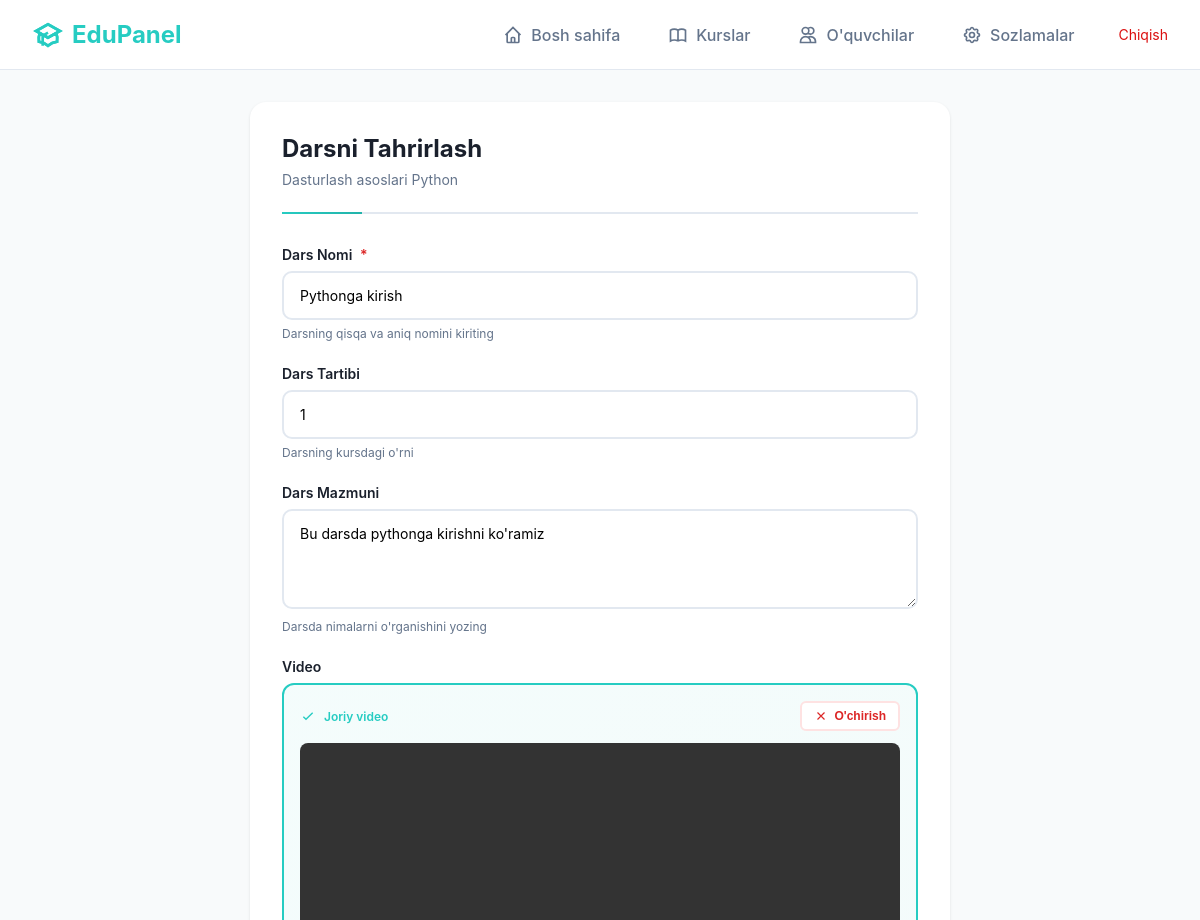
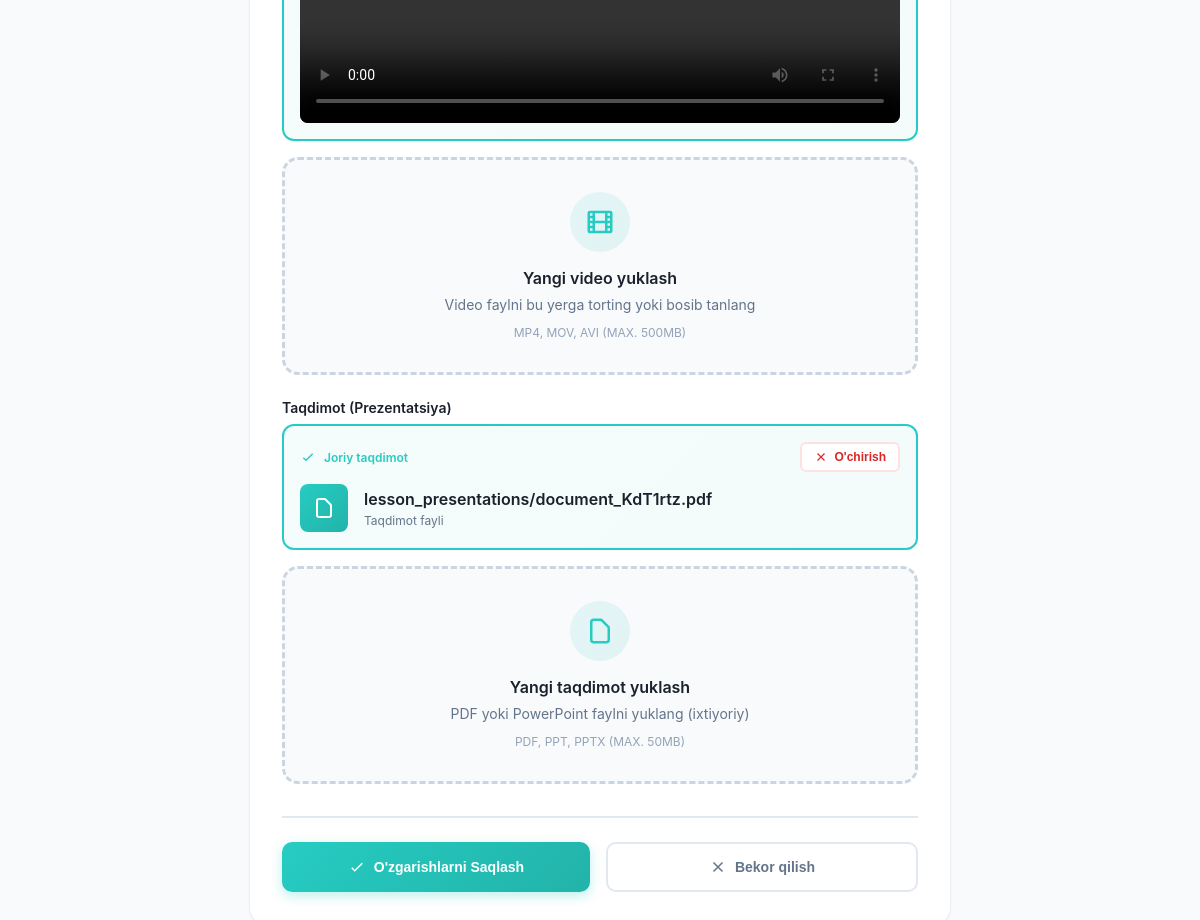
Page /teacher/lessons/1/edit/ (signed in) on the committed database (2 pictures, top to bottom).
### front/models.py (models this page shows, shortened)
class Lesson(models.Model):
    course = models.ForeignKey(Course, on_delete=models.CASCADE, related_name='lessons')
    order = models.PositiveIntegerField(default=0, help_text='Order of lesson inside the course')
    title = models.CharField(max_length=255)
    content = models.TextField(blank=True)
    video_url = models.URLField(blank=True, null=True)
    presentation_file = models.FileField(upload_to='lesson_presentations/', blank=True, null=True)
    created_at = models.DateTimeField(auto_now_add=True)
    updated_at = models.DateTimeField(auto_now=True)
    class Meta:
        ordering = ['order']
        unique_together = (('course', 'order'),)
        verbose_name = "Dars"
        verbose_name_plural = "Darslar"

class Course(models.Model):
    TYPE_OPEN = 'open'
    TYPE_CLOSED = 'closed'
    TYPE_CHOICES = [(TYPE_OPEN, 'Open'), (TYPE_CLOSED, 'Closed')]
    background_image = models.ImageField(upload_to='course_backgrounds/', blank=True, null=True)
    title = models.CharField(max_length=255)
    subject = models.CharField(max_length=255, null=True, blank=True)
    grade = models.CharField(max_length=50, null=True, blank=True)
    description = models.TextField(blank=True)
    type = models.CharField(max_length=10, choices=TYPE_CHOICES, default=TYPE_OPEN)
    category = models.ForeignKey(CourseCategory, on_delete=models.SET_NULL, null=True, blank=True, related_name='courses')
    teacher = models.ForeignKey(CustomUser, on_delete=models.CASCADE, related_name='courses')
    created_at = models.DateTimeField(auto_now_add=True)
    updated_at = models.DateTimeField(auto_now=True)
    class Meta:
        ordering = ['-created_at']
        indexes = [models.Index(fields=['teacher']), models.Index(fields=['type'])]
        verbose_name = "Kurs"
        verbose_name_plural = "Kurslar"

### teacher/views.py (the view, shortened to what this page needs)
# urls.py: path('lessons/<int:lesson_id>/edit/', views.edit_lesson, name='edit_lesson'),
@teacher_required
def edit_lesson(request, lesson_id):
    lesson = get_object_or_404(Lesson, id=lesson_id, course__teacher=request.user)
    return render(request, 'teacher/edit_lesson.html', {'lesson': lesson})

### teacher/views.py (called while the page is built)
def teacher_required(view_func):
    @wraps(view_func)
    def wrapper(request, *args, **kwargs):
        if not request.user.is_authenticated:
            return redirect('teacher:login')
        if request.user.user_type != UserType.TEACHER:
            messages.error(request, 'Faqat o\'qituvchilar kirishi mumkin!')
            logout(request)
            return redirect('teacher:login')
        return view_func(request, *args, **kwargs)
    return wrapper

### templates/teacher/edit_lesson.html (shortened to what this page needs)
{% extends 'teacher/base.html' %}
{% block content %}
<div class="form-container">
    <form method="POST" enctype="multipart/form-data" id="lessonForm">
        <div class="form-card">
            <div class="form-header">
                <h2 class="form-title">Darsni Tahrirlash</h2>
                <p class="form-subtitle">{{ lesson.course.title }}</p>
            </div>
            <div class="form-group">
                <label class="form-label">
                    Dars Nomi
                    <span class="required">*</span>
                </label>
                <input
                    type="text"
                    name="title"
                    class="form-input"
                    value="{{ lesson.title }}"
                    placeholder="Masalan: 1-dars: Python'ga kirish"
                    required
                >
                <p class="form-help">Darsning qisqa va aniq nomini kiriting</p>
            </div>
            <div class="form-group">
                <label class="form-label">Dars Tartibi</label>
                <input
                    type="number"
                    name="order"
                    class="form-input"
                    value="{{ lesson.order }}"
                    min="1"
                >
                <p class="form-help">Darsning kursdagi o'rni</p>
            </div>
            <div class="form-group">
                <label class="form-label">Dars Mazmuni</label>
                <textarea
                    name="content"
                    class="form-textarea"
                    placeholder="Dars haqida qisqacha ma'lumot..."
                >{{ lesson.content }}</textarea>
                <p class="form-help">Darsda nimalarni o'rganishini yozing</p>
            </div>
            <div class="form-group">
                <label class="form-label">Video</label>
                {% if lesson.video_url %}
                <div class="current-file" id="currentVideo">
                    <div class="current-file-header">
                        <div class="current-file-label">
                            <svg viewBox="0 0 24 24" fill="none" stroke="currentColor" stroke-width="2">
                                <path d="M5 13l4 4L19 7"/>
                            </svg>
                            Joriy video
                        </div>
                        <button type="button" class="remove-file-btn" onclick="removeCurrentVideo()">
                            <svg viewBox="0 0 24 24" fill="none" stroke="currentColor" stroke-width="2">
                                <path d="M6 18L18 6M6 6l12 12"/>
                            </svg>
                            O'chirish
                        </button>
                    </div>
                    <div class="current-video">
                        <video controls>
                            <source src="{{ lesson.video_url }}" type="video/mp4">
                        </video>
                    </div>
                </div>
                {% endif %}
                <div class="video-upload-zone" id="uploadZone">
                    <div class="video-upload-icon">
                        <svg viewBox="0 0 24 24" fill="none" stroke="currentColor" stroke-width="2">
                            <path d="M7 4v16M17 4v16M3 8h4m10 0h4M3 12h18M3 16h4m10 0h4M4 20h16a1 1 0 001-1V5a1 1 0 00-1-1H4a1 1 0 00-1 1v14a1 1 0 001 1z"/>
                        </svg>
                    </div>
                    <h3 class="video-upload-title">
                        {% if lesson.video_url %}Yangi video yuklash{% else %}Video yuklash{% endif %}
                    </h3>
                    <p class="video-upload-subtitle">
                        Video faylni bu yerga torting yoki bosib tanlang
                    </p>
                    <p class="video-upload-formats">
                        MP4, MOV, AVI (MAX. 500MB)
                    </p>
                </div>
            </div>
            <div class="form-group">
                <label class="form-label">Taqdimot (Prezentatsiya)</label>
                {% if lesson.presentation_file %}
                <div class="current-file" id="currentPresentation">
                    <div class="current-file-header">
                        <div class="current-file-label">
                            <svg viewBox="0 0 24 24" fill="none" stroke="currentColor" stroke-width="2">
                                <path d="M5 13l4 4L19 7"/>
                            </svg>
                            Joriy taqdimot
                        </div>
                        <button type="button" class="remove-file-btn" onclick="removeCurrentPresentation()">
                            <svg viewBox="0 0 24 24" fill="none" stroke="currentColor" stroke-width="2">
                                <path d="M6 18L18 6M6 6l12 12"/>
                            </svg>
                            O'chirish
                        </button>
                    </div>
                    <div class="current-presentation">
                        <div class="presentation-icon">
                            <svg viewBox="0 0 24 24" fill="none" stroke="currentColor" stroke-width="2">
                                <path d="M7 21h10a2 2 0 002-2V9.414a1 1 0 00-.293-.707l-5.414-5.414A1 1 0 0012.586 3H7a2 2 0 00-2 2v14a2 2 0 002 2z"/>
                            </svg>
                        </div>
                        <div class="presentation-info">
                            <div class="presentation-name">{{ lesson.presentation_file.name }}</div>
                            <div class="presentation-size">Taqdimot fayli</div>
                        </div>
                    </div>
                </div>
                {% endif %}
                <div class="video-upload-zone" id="presentationZone">
                    <div class="video-upload-icon">
                        <svg viewBox="0 0 24 24" fill="none" stroke="currentColor" stroke-width="2">
                            <path d="M7 21h10a2 2 0 002-2V9.414a1 1 0 00-.293-.707l-5.414-5.414A1 1 0 0012.586 3H7a2 2 0 00-2 2v14a2 2 0 002 2z"/>
                        </svg>
                    </div>
                    <h3 class="video-upload-title">
                        {% if lesson.presentation_file %}Yangi taqdimot yuklash{% else %}Taqdimot yuklash{% endif %}
                    </h3>
                    <p class="video-upload-subtitle">
                        PDF yoki PowerPoint faylni yuklang (ixtiyoriy)
                    </p>
                    <p class="video-upload-formats">
                        PDF, PPT, PPTX (MAX. 50MB)
                    </p>
                </div>
            </div>
            <div class="form-actions">
                <button type="submit" class="btn btn-primary" id="submitBtn">
                    <svg viewBox="0 0 24 24" fill="none" stroke="currentColor" stroke-width="2">
                        <path d="M5 13l4 4L19 7"/>
                    </svg>
                    O'zgarishlarni Saqlash
                </button>
                <button type="button" class="btn btn-secondary" onclick="window.history.back()">
                    <svg viewBox="0 0 24 24" fill="none" stroke="currentColor" stroke-width="2">
                        <path d="M6 18L18 6M6 6l12 12"/>
                    </svg>
                    Bekor qilish
                </button>
            </div>
        </div>
    </form>
</div>
{% endblock %}

### templates/teacher/base.html (style rules this page uses)
* { margin: 0; padding: 0; box-sizing: border-box; }
body { font-family: -apple-system, BlinkMacSystemFont, 'Segoe UI', Roboto, 'Helvetica Neue', Arial, sans-serif; background: #f8fafb; color: #2d3748; }

### templates/teacher/edit_lesson.html (style rules this page uses)
.form-container { max-width: 700px; margin: 0 auto; }
.form-card { background: white; border-radius: 16px; padding: 2rem; box-shadow: 0 1px 3px rgba(0, 0, 0, 0.1); }
.form-header { margin-bottom: 2rem; padding-bottom: 1.5rem; border-bottom: 2px solid #e2e8f0; position: relative; }
.form-header::before { content: ''; position: absolute; bottom: -2px; left: 0; width: 80px; height: 2px; background: linear-gradient(90deg, #26CCC2 0%, #22b3aa 100%); }
.form-title { font-size: 1.5rem; font-weight: 700; color: #1a202c; margin-bottom: 0.5rem; }
.form-subtitle { color: #64748b; font-size: 0.875rem; }
.form-group { margin-bottom: 1.5rem; }
.form-label { display: block; font-size: 0.875rem; font-weight: 600; color: #1a202c; margin-bottom: 0.5rem; }
.form-label .required { color: #dc2626; margin-left: 0.25rem; }
.form-input, .form-textarea { width: 100%; padding: 0.875rem 1rem; border: 2px solid #e2e8f0; border-radius: 10px; font-size: 0.875rem; transition: all 0.2s; font-family: inherit; }
.form-textarea { resize: vertical; min-height: 100px; }
.form-help { font-size: 0.75rem; color: #64748b; margin-top: 0.375rem; }
.current-file { margin-bottom: 1rem; padding: 1rem; border: 2px solid #26CCC2; border-radius: 12px; background: linear-gradient(135deg, rgba(38, 204, 194, 0.05) 0%, rgba(34, 179, 170, 0.05) 100%); }
.current-file-header { display: flex; align-items: center; justify-content: space-between; margin-bottom: 0.75rem; }
.current-file-label { font-size: 0.75rem; font-weight: 600; color: #26CCC2; display: flex; align-items: center; gap: 0.5rem; }
.current-file-label svg { width: 16px; height: 16px; }
.remove-file-btn { padding: 0.375rem 0.75rem; background: white; border: 2px solid #fee2e2; color: #dc2626; border-radius: 6px; font-size: 0.75rem; font-weight: 600; cursor: pointer; transition: all 0.2s; display: flex; align-items: center; gap: 0.375rem; }
.remove-file-btn svg { width: 14px; height: 14px; }
.current-video { border-radius: 8px; overflow: hidden; }
.current-video video { width: 100%; height: auto; display: block; }
.current-presentation { display: flex; align-items: center; gap: 1rem; }
.presentation-icon { width: 48px; height: 48px; border-radius: 8px; background: linear-gradient(135deg, #26CCC2 0%, #22b3aa 100%); display: flex; align-items: center; justify-content: center; flex-shrink: 0; }
.presentation-icon svg { width: 24px; height: 24px; color: white; }
.presentation-info { flex: 1; }
.presentation-name { font-weight: 600; color: #1a202c; margin-bottom: 0.25rem; }
.presentation-size { font-size: 0.75rem; color: #64748b; }
.video-upload-zone { position: relative; border: 3px dashed #cbd5e1; border-radius: 16px; padding: 2rem; text-align: center; background: #f8fafc; transition: all 0.3s; cursor: pointer; }
.video-upload-icon { width: 60px; height: 60px; margin: 0 auto 1rem; border-radius: 50%; background: linear-gradient(135deg, rgba(38, 204, 194, 0.1) 0%, rgba(34, 179, 170, 0.1) 100%); display: flex; align-items: center; justify-content: center; }
.video-upload-icon svg { width: 30px; height: 30px; color: #26CCC2; }
.video-upload-title { font-size: 1rem; font-weight: 600; color: #1a202c; margin-bottom: 0.5rem; }
.video-upload-subtitle { color: #64748b; font-size: 0.875rem; margin-bottom: 0.75rem; }
.video-upload-formats { font-size: 0.75rem; color: #94a3b8; }
.form-actions { display: flex; gap: 1rem; margin-top: 2rem; padding-top: 1.5rem; border-top: 2px solid #e2e8f0; }
.btn { padding: 0.875rem 2rem; border-radius: 10px; font-size: 0.875rem; font-weight: 600; cursor: pointer; transition: all 0.2s; display: flex; align-items: center; justify-content: center; gap: 0.5rem; flex: 1; }
.btn svg { width: 18px; height: 18px; }
.btn-primary { background: linear-gradient(135deg, #26CCC2 0%, #22b3aa 100%); color: white; border: none; box-shadow: 0 4px 12px rgba(38, 204, 194, 0.3); }
.btn-secondary { background: white; color: #64748b; border: 2px solid #e2e8f0; }

### rows in the picture
Lesson: course "Dasturlash asoslari Python", title "Pythonga kirish", order "1", content "Bu darsda pythonga kirishni ko'ramiz", presentation_file.name "lesson_presentations/document_KdT1rtz.pdf"
